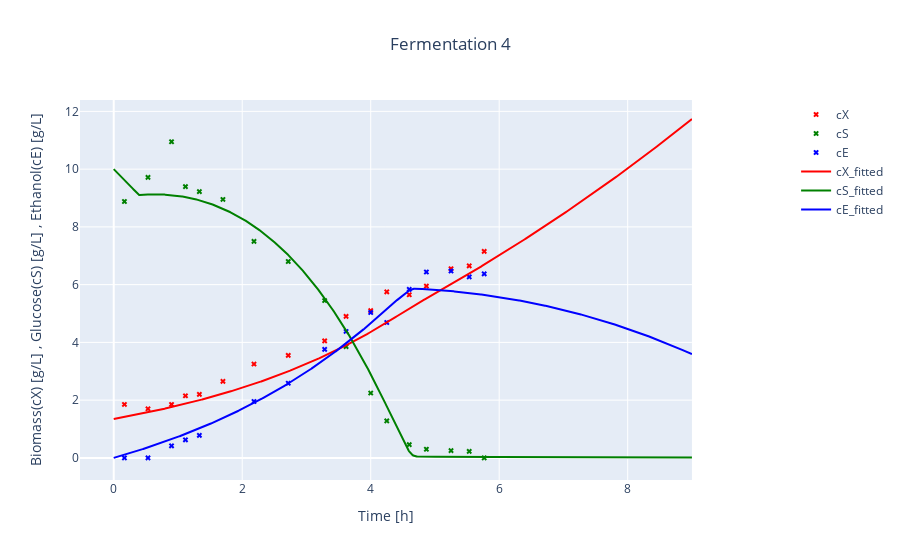
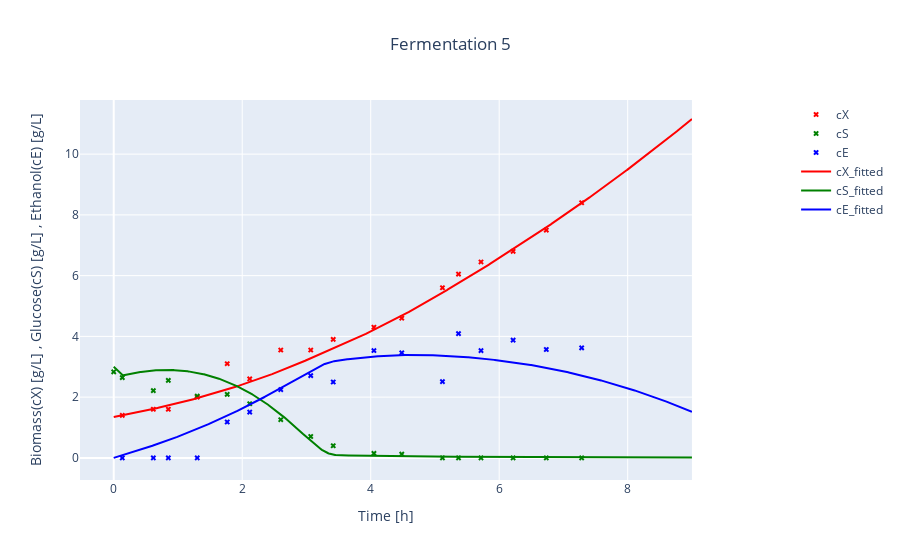
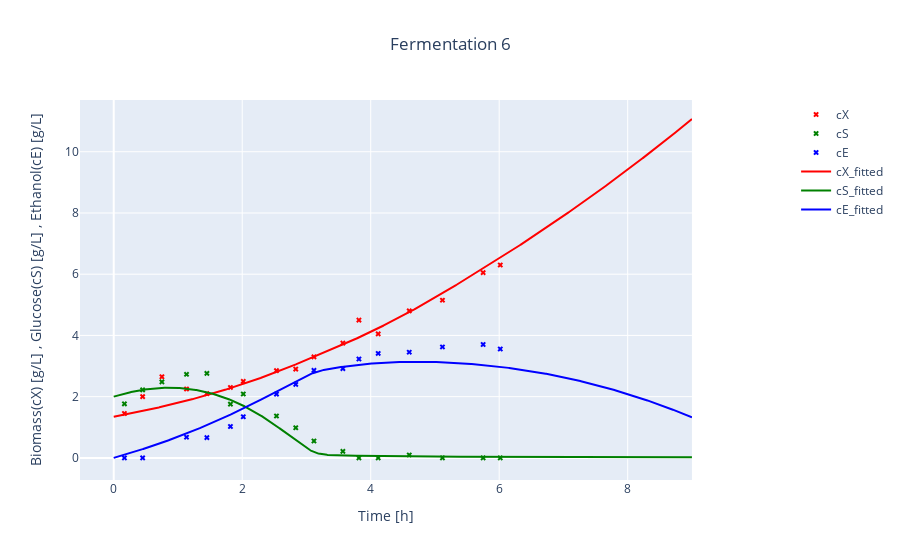
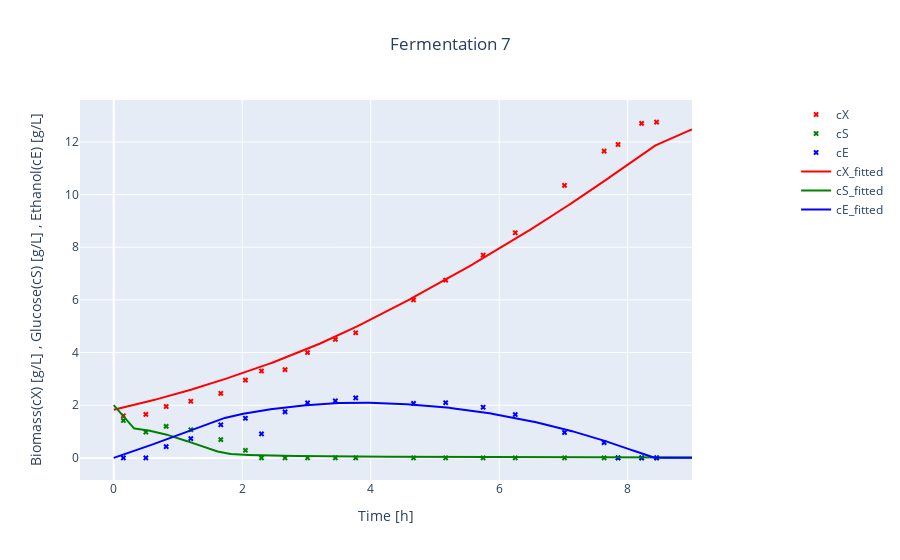

The cell these charts' notebook holds for them, in order:
### Code cell
#Only Offline data  
line_markers = "lines+markers"
line = "lines"
markers = "markers"
dict_longnames = {"ferm4" : "Fermentation 4", "ferm5" : "Fermentation 5", "ferm6" : "Fermentation 6", "ferm7" : "Fermentation 7", "ferm8" : "Fermentation 8"}

color_dict = {"base_rate" : "cyan", "cX" : "red", "cS" : "green", "cE" : "blue", "CO2" : "orange"}
filter_off = ["base_rate", "CO2"]


for ferm, df_list in datasets_dict_original.items():
    fig = make_subplots( specs=[[{"secondary_y": True}]])

    for df_dat in df_list:
        
        for column in df_dat:

            if column not in filter_off:
                secondary_y_flag = column  in ["base_rate", "CO2"]     #filtering only for off-line

                fig.add_trace(go.Scatter(x= df_dat.index, y= df_dat[column], name= column, mode = markers, marker = dict(color = color_dict[column], size = 5, symbol = "x"), line = dict(dash = "dot")), secondary_y=False)

    
    fig.add_trace( 
        go.Scatter(x= t_sim, y= fit_dict[ferm]["cX"], name= "cX_fitted", mode = line, marker = dict(color = "red")), 
        secondary_y=False,) #"crimson"
    
    fig.add_trace( 
        go.Scatter(x= t_sim, y= fit_dict[ferm]["cS"], name= "cS_fitted", mode = line, marker = dict(color = "green")), 
        secondary_y=False,) #"darkgreen"
    

    fig.add_trace( 
        go.Scatter(x= t_sim, y= fit_dict[ferm]["cE"], name= "cE_fitted", mode = line, marker = dict(color = "blue")), 
        secondary_y=False,) #"aquamarine"
    

    fig.update_yaxes(title_text="Biomass(cX) [g/L] , Glucose(cS) [g/L] , Ethanol(cE) [g/L]", secondary_y=False , title_standoff = 20 )
    
    fig.update_xaxes(title_text= "Time [h]")
    fig.update_layout(title_text = dict_longnames[ferm], title_x=0.5)     
    #
    fig.update_layout(legend=dict(x = 1.1))
            
    fig.show()

### Figure 1 — Plotly figure (JSON) as saved in the notebook; plotly's stock layout.template omitted (floating-point values rounded to 4 significant figures; data arrays with more than 128 entries replaced by an {"elided": "..."} marker saying what was removed)
{"data": [{"line": {"dash": "dot"}, "marker": {"color": "red", "size": 5, "symbol": "x"}, "mode": "markers", "name": "cX", "type": "scatter", "x": [0, 0.1667, 0.5333, 0.9, 1.117, 1.333, 1.7, 2.183, 2.717, 3.283, 3.617, 4, 4.25, 4.6, 4.867, 5.25, 5.533, 5.767], "xaxis": "x", "y": [null, 1.85, 1.7, 1.85, 2.15, 2.2, 2.65, 3.25, 3.55, 4.05, 4.9, 5.1, 5.75, 5.65, 5.95, 6.55, 6.65, 7.15], "yaxis": "y"}, {"line": {"dash": "dot"}, "marker": {"color": "green", "size": 5, "symbol": "x"}, "mode": "markers", "name": "cS", "type": "scatter", "x": [0, 0.1667, 0.5333, 0.9, 1.117, 1.333, 1.7, 2.183, 2.717, 3.283, 3.617, 4, 4.25, 4.6, 4.867, 5.25, 5.533, 5.767], "xaxis": "x", "y": [null, 8.879, 9.714, 10.95, 9.394, 9.222, 8.95, 7.498, 6.802, 5.449, 3.853, 2.245, 1.281, 0.4575, 0.2988, 0.2528, 0.223, 0], "yaxis": "y"}, {"line": {"dash": "dot"}, "marker": {"color": "blue", "size": 5, "symbol": "x"}, "mode": "markers", "name": "cE", "type": "scatter", "x": [0, 0.1667, 0.5333, 0.9, 1.117, 1.333, 1.7, 2.183, 2.717, 3.283, 3.617, 4, 4.25, 4.6, 4.867, 5.25, 5.533, 5.767], "xaxis": "x", "y": [null, 0, 0, 0.4172, 0.6247, 0.7807, null, 1.953, 2.585, 3.759, 4.379, 5.034, 4.689, 5.837, 6.437, 6.472, 6.267, 6.374], "yaxis": "y"}, {"marker": {"color": "red"}, "mode": "lines", "name": "cX_fitted", "type": "scatter", "x": {"elided": "1001 float values"}, "xaxis": "x", "y": {"elided": "1001 float values"}, "yaxis": "y"}, {"marker": {"color": "green"}, "mode": "lines", "name": "cS_fitted", "type": "scatter", "x": {"elided": "1001 float values"}, "xaxis": "x", "y": {"elided": "1001 float values"}, "yaxis": "y"}, {"marker": {"color": "blue"}, "mode": "lines", "name": "cE_fitted", "type": "scatter", "x": {"elided": "1001 float values"}, "xaxis": "x", "y": {"elided": "1001 float values"}, "yaxis": "y"}], "layout": {"legend": {"x": 1.1}, "title": {"text": "Fermentation 4", "x": 0.5}, "xaxis": {"anchor": "y", "domain": [0, 0.94], "title": {"text": "Time [h]"}}, "yaxis": {"anchor": "x", "domain": [0, 1], "title": {"standoff": 20, "text": "Biomass(cX) [g/L] , Glucose(cS) [g/L] , Ethanol(cE) [g/L]"}}, "yaxis2": {"anchor": "x", "overlaying": "y", "side": "right"}}}

### Figure 2 — Plotly figure (JSON) as saved in the notebook; plotly's stock layout.template omitted (floating-point values rounded to 4 significant figures; data arrays with more than 128 entries replaced by an {"elided": "..."} marker saying what was removed)
{"data": [{"line": {"dash": "dot"}, "marker": {"color": "red", "size": 5, "symbol": "x"}, "mode": "markers", "name": "cX", "type": "scatter", "x": [0, 0.1333, 0.6167, 0.85, 1.3, 1.767, 2.117, 2.6, 3.067, 3.417, 4.05, 4.483, 5.117, 5.367, 5.717, 6.217, 6.733, 7.283], "xaxis": "x", "y": [null, 1.4, 1.6, 1.6, 2, 3.1, 2.6, 3.55, 3.55, 3.9, 4.3, 4.6, 5.6, 6.05, 6.45, 6.8, 7.5, 8.4], "yaxis": "y"}, {"line": {"dash": "dot"}, "marker": {"color": "green", "size": 5, "symbol": "x"}, "mode": "markers", "name": "cS", "type": "scatter", "x": [0, 0.1333, 0.6167, 0.85, 1.3, 1.767, 2.117, 2.6, 3.067, 3.417, 4.05, 4.483, 5.117, 5.367, 5.717, 6.217, 6.733, 7.283], "xaxis": "x", "y": [2.832, 2.643, 2.213, 2.55, 2.034, 2.091, 1.781, 1.256, 0.7038, 0.3995, 0.1465, 0.1218, 0, 0, 0, 0, 0, 0], "yaxis": "y"}, {"line": {"dash": "dot"}, "marker": {"color": "blue", "size": 5, "symbol": "x"}, "mode": "markers", "name": "cE", "type": "scatter", "x": [0, 0.1333, 0.6167, 0.85, 1.3, 1.767, 2.117, 2.6, 3.067, 3.417, 4.05, 4.483, 5.117, 5.367, 5.717, 6.217, 6.733, 7.283], "xaxis": "x", "y": [null, 0, 0, 0, 0, 1.182, 1.506, 2.246, 2.71, 2.498, 3.533, 3.457, 2.51, 4.089, 3.531, 3.874, 3.568, 3.623], "yaxis": "y"}, {"marker": {"color": "red"}, "mode": "lines", "name": "cX_fitted", "type": "scatter", "x": {"elided": "1001 float values"}, "xaxis": "x", "y": {"elided": "1001 float values"}, "yaxis": "y"}, {"marker": {"color": "green"}, "mode": "lines", "name": "cS_fitted", "type": "scatter", "x": {"elided": "1001 float values"}, "xaxis": "x", "y": {"elided": "1001 float values"}, "yaxis": "y"}, {"marker": {"color": "blue"}, "mode": "lines", "name": "cE_fitted", "type": "scatter", "x": {"elided": "1001 float values"}, "xaxis": "x", "y": {"elided": "1001 float values"}, "yaxis": "y"}], "layout": {"legend": {"x": 1.1}, "title": {"text": "Fermentation 5", "x": 0.5}, "xaxis": {"anchor": "y", "domain": [0, 0.94], "title": {"text": "Time [h]"}}, "yaxis": {"anchor": "x", "domain": [0, 1], "title": {"standoff": 20, "text": "Biomass(cX) [g/L] , Glucose(cS) [g/L] , Ethanol(cE) [g/L]"}}, "yaxis2": {"anchor": "x", "overlaying": "y", "side": "right"}}}

### Figure 3 — Plotly figure (JSON) as saved in the notebook; plotly's stock layout.template omitted (floating-point values rounded to 4 significant figures; data arrays with more than 128 entries replaced by an {"elided": "..."} marker saying what was removed)
{"data": [{"line": {"dash": "dot"}, "marker": {"color": "red", "size": 5, "symbol": "x"}, "mode": "markers", "name": "cX", "type": "scatter", "x": [0, 0.1667, 0.45, 0.75, 1.133, 1.45, 1.817, 2.017, 2.533, 2.833, 3.117, 3.567, 3.817, 4.117, 4.6, 5.117, 5.75, 6.017], "xaxis": "x", "y": [null, 1.45, 2, 2.65, 2.25, 2.1, 2.3, 2.5, 2.85, 2.9, 3.3, 3.75, 4.5, 4.05, 4.8, 5.15, 6.05, 6.3], "yaxis": "y"}, {"line": {"dash": "dot"}, "marker": {"color": "green", "size": 5, "symbol": "x"}, "mode": "markers", "name": "cS", "type": "scatter", "x": [0, 0.1667, 0.45, 0.75, 1.133, 1.45, 1.817, 2.017, 2.533, 2.833, 3.117, 3.567, 3.817, 4.117, 4.6, 5.117, 5.75, 6.017], "xaxis": "x", "y": [null, 1.765, 2.223, 2.481, 2.73, 2.759, 1.754, 2.087, 1.369, 0.9841, 0.5504, 0.2129, 0, 0, 0.09543, 0, 0, 0], "yaxis": "y"}, {"line": {"dash": "dot"}, "marker": {"color": "blue", "size": 5, "symbol": "x"}, "mode": "markers", "name": "cE", "type": "scatter", "x": [0, 0.1667, 0.45, 0.75, 1.133, 1.45, 1.817, 2.017, 2.533, 2.833, 3.117, 3.567, 3.817, 4.117, 4.6, 5.117, 5.75, 6.017], "xaxis": "x", "y": [null, 0, 0, null, 0.6755, 0.6635, 1.026, 1.343, 2.084, 2.4, 2.859, 2.916, 3.229, 3.411, 3.452, 3.623, 3.703, 3.557], "yaxis": "y"}, {"marker": {"color": "red"}, "mode": "lines", "name": "cX_fitted", "type": "scatter", "x": {"elided": "1001 float values"}, "xaxis": "x", "y": {"elided": "1001 float values"}, "yaxis": "y"}, {"marker": {"color": "green"}, "mode": "lines", "name": "cS_fitted", "type": "scatter", "x": {"elided": "1001 float values"}, "xaxis": "x", "y": {"elided": "1001 float values"}, "yaxis": "y"}, {"marker": {"color": "blue"}, "mode": "lines", "name": "cE_fitted", "type": "scatter", "x": {"elided": "1001 float values"}, "xaxis": "x", "y": {"elided": "1001 float values"}, "yaxis": "y"}], "layout": {"legend": {"x": 1.1}, "title": {"text": "Fermentation 6", "x": 0.5}, "xaxis": {"anchor": "y", "domain": [0, 0.94], "title": {"text": "Time [h]"}}, "yaxis": {"anchor": "x", "domain": [0, 1], "title": {"standoff": 20, "text": "Biomass(cX) [g/L] , Glucose(cS) [g/L] , Ethanol(cE) [g/L]"}}, "yaxis2": {"anchor": "x", "overlaying": "y", "side": "right"}}}

### Figure 4 — Plotly figure (JSON) as saved in the notebook; plotly's stock layout.template omitted (floating-point values rounded to 4 significant figures; data arrays with more than 128 entries replaced by an {"elided": "..."} marker saying what was removed)
{"data": [{"line": {"dash": "dot"}, "marker": {"color": "red", "size": 5, "symbol": "x"}, "mode": "markers", "name": "cX", "type": "scatter", "x": [0, 0.15, 0.5, 0.8167, 1.2, 1.667, 2.05, 2.3, 2.667, 3.017, 3.45, 3.767, 4.667, 5.167, 5.75, 6.25, 7.017, 7.633, 7.85, 8.217, 8.45], "xaxis": "x", "y": [null, 1.6, 1.65, 1.95, 2.15, 2.45, 2.95, 3.3, 3.35, 4, 4.5, 4.75, 6, 6.75, 7.7, 8.55, 10.35, 11.65, 11.9, 12.7, 12.75], "yaxis": "y"}, {"line": {"dash": "dot"}, "marker": {"color": "green", "size": 5, "symbol": "x"}, "mode": "markers", "name": "cS", "type": "scatter", "x": [0, 0.15, 0.5, 0.8167, 1.2, 1.667, 2.05, 2.3, 2.667, 3.017, 3.45, 3.767, 4.667, 5.167, 5.75, 6.25, 7.017, 7.633, 7.85, 8.217, 8.45], "xaxis": "x", "y": [null, 1.419, 0.9746, 1.198, 1.068, 0.6934, 0.2877, 0, 0, 0, 0, 0, 0, 0, 0, 0, 0, 0, 0, 0, 0], "yaxis": "y"}, {"line": {"dash": "dot"}, "marker": {"color": "blue", "size": 5, "symbol": "x"}, "mode": "markers", "name": "cE", "type": "scatter", "x": [0, 0.15, 0.5, 0.8167, 1.2, 1.667, 2.05, 2.3, 2.667, 3.017, 3.45, 3.767, 4.667, 5.167, 5.75, 6.25, 7.017, 7.633, 7.85, 8.217, 8.45], "xaxis": "x", "y": [null, 0, 0, 0.428, 0.7334, 1.257, 1.504, 0.9111, 1.747, 2.091, 2.164, 2.277, 2.069, 2.095, 1.923, 1.645, 0.9623, 0.5794, 0, 0, 0], "yaxis": "y"}, {"marker": {"color": "red"}, "mode": "lines", "name": "cX_fitted", "type": "scatter", "x": {"elided": "1001 float values"}, "xaxis": "x", "y": {"elided": "1001 float values"}, "yaxis": "y"}, {"marker": {"color": "green"}, "mode": "lines", "name": "cS_fitted", "type": "scatter", "x": {"elided": "1001 float values"}, "xaxis": "x", "y": {"elided": "1001 float values"}, "yaxis": "y"}, {"marker": {"color": "blue"}, "mode": "lines", "name": "cE_fitted", "type": "scatter", "x": {"elided": "1001 float values"}, "xaxis": "x", "y": {"elided": "1001 float values"}, "yaxis": "y"}], "layout": {"legend": {"x": 1.1}, "title": {"text": "Fermentation 7", "x": 0.5}, "xaxis": {"anchor": "y", "domain": [0, 0.94], "title": {"text": "Time [h]"}}, "yaxis": {"anchor": "x", "domain": [0, 1], "title": {"standoff": 20, "text": "Biomass(cX) [g/L] , Glucose(cS) [g/L] , Ethanol(cE) [g/L]"}}, "yaxis2": {"anchor": "x", "overlaying": "y", "side": "right"}}}
